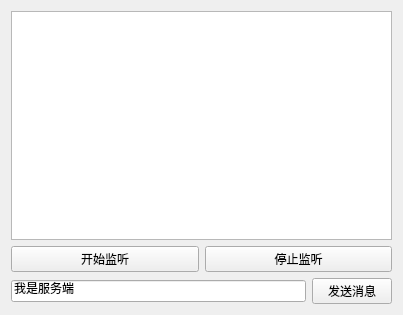
<?xml version="1.0" encoding="UTF-8"?>
<ui version="4.0">
 <class>Widget</class>
 <widget class="QWidget" name="Widget">
  <property name="geometry">
   <rect>
    <x>0</x>
    <y>0</y>
    <width>403</width>
    <height>315</height>
   </rect>
  </property>
  <property name="windowTitle">
   <string>Widget</string>
  </property>
  <layout class="QHBoxLayout" name="horizontalLayout_3">
   <item>
    <layout class="QVBoxLayout" name="verticalLayout">
     <item>
      <widget class="QTextBrowser" name="textBrowser"/>
     </item>
     <item>
      <layout class="QHBoxLayout" name="horizontalLayout">
       <item>
        <widget class="QPushButton" name="startListenBtn">
         <property name="text">
          <string>开始监听</string>
         </property>
        </widget>
       </item>
       <item>
        <widget class="QPushButton" name="stopListenBtn">
         <property name="text">
          <string>停止监听</string>
         </property>
        </widget>
       </item>
      </layout>
     </item>
     <item>
      <layout class="QHBoxLayout" name="horizontalLayout_2">
       <item>
        <widget class="QLineEdit" name="lineEdit">
         <property name="text">
          <string>我是服务端</string>
         </property>
        </widget>
       </item>
       <item>
        <widget class="QPushButton" name="sendMsgBtn">
         <property name="text">
          <string>发送消息</string>
         </property>
        </widget>
       </item>
      </layout>
     </item>
    </layout>
   </item>
  </layout>
 </widget>
 <layoutdefault spacing="6" margin="11"/>
 <resources/>
 <connections/>
</ui>
